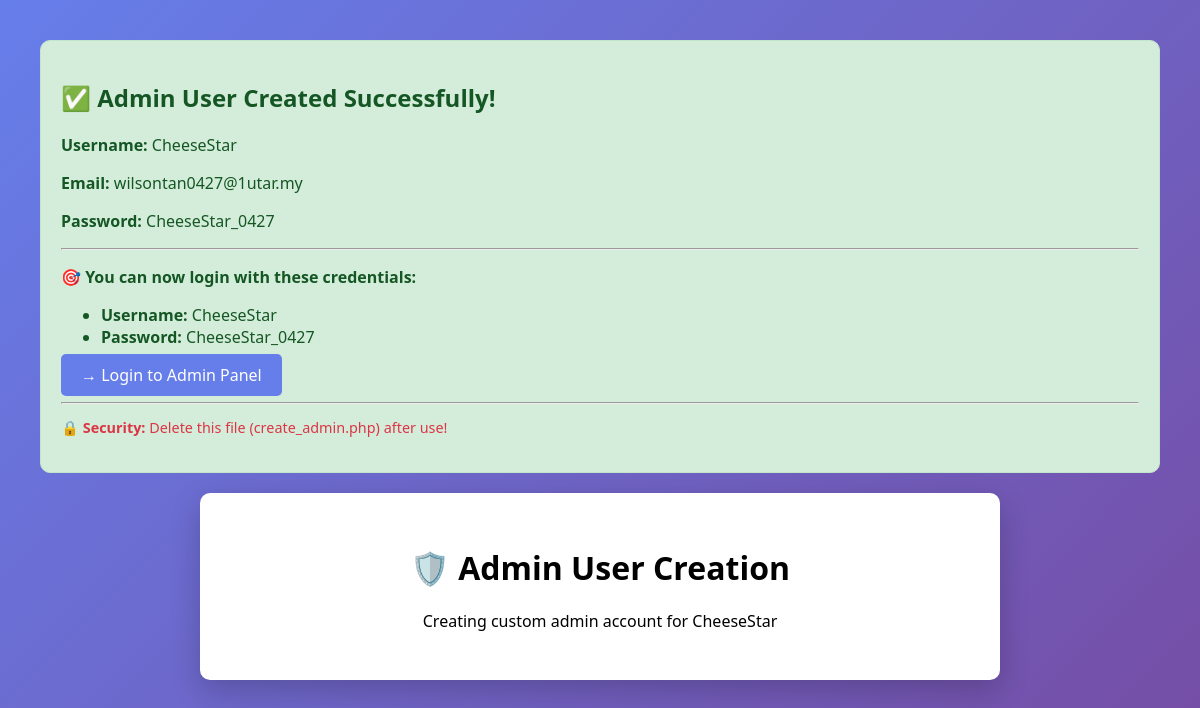
Before: /admin/create_admin.php with the older database file.
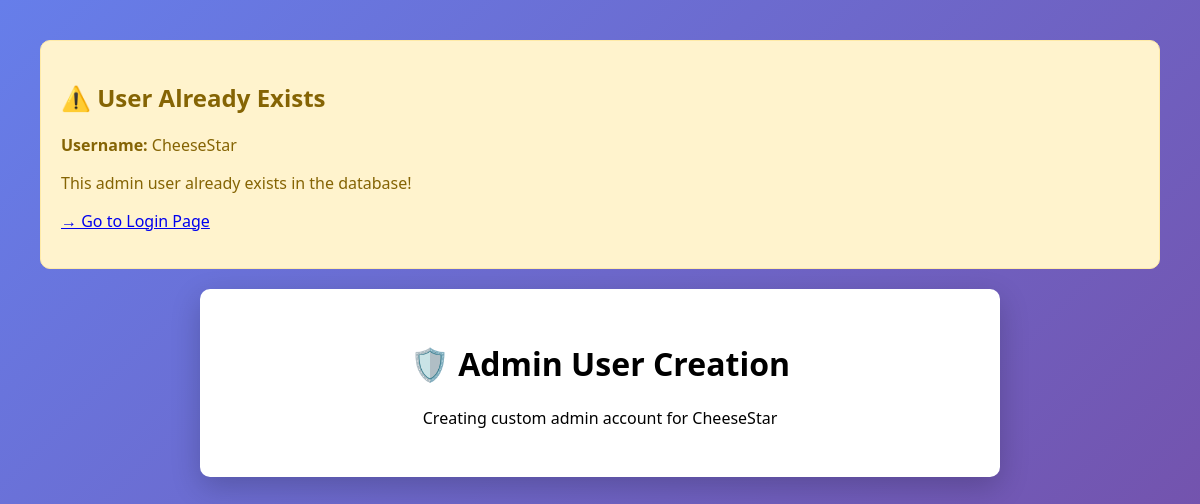
After: the same page with the newer database file.
### tables this page shows
CREATE TABLE `users` (
  `user_id` int(11) NOT NULL,
  `username` varchar(50) NOT NULL,
  `email` varchar(100) NOT NULL,
  `password` varchar(255) NOT NULL,
  `created_at` timestamp NOT NULL DEFAULT current_timestamp()
);

### admin/create_admin.php (the view, shortened to what this page needs)
<?php
$username = 'CheeseStar';
$email = 'wilsontan0427@1utar.my';
$password = 'CheeseStar_0427';
try {
    $db = new Database();
    $conn = $db->getConnection();
    $stmt = $conn->prepare("SELECT user_id, username FROM users WHERE username = ? OR email = ?");
    $stmt->execute([$username, $email]);
    $existing = $stmt->fetch();
    if ($existing) {
        echo "<div style='background: #fff3cd; color: #856404; padding: 20px; border-radius: 10px; margin: 20px; border: 1px solid #ffeaa7;'>";
        echo "<h2>⚠️ User Already Exists</h2>";
        echo "<p><strong>Username:</strong> " . htmlspecialchars($existing['username']) . "</p>";
        echo "<p>This admin user already exists in the database!</p>";
        echo "<p><a href='login.php'>→ Go to Login Page</a></p>";
        echo "</div>";
    } else {
        $hashedPassword = password_hash($password, PASSWORD_DEFAULT);
        $stmt = $conn->prepare("INSERT INTO users (username, email, password, created_at) VALUES (?, ?, ?, NOW())");
        $success = $stmt->execute([$username, $email, $hashedPassword]);
        if ($success) {
            echo "<div style='background: #d4edda; color: #155724; padding: 20px; border-radius: 10px; margin: 20px; border: 1px solid #c3e6cb;'>";
            echo "<h2>✅ Admin User Created Successfully!</h2>";
            echo "<p><strong>Username:</strong> " . htmlspecialchars($username) . "</p>";
            echo "<p><strong>Email:</strong> " . htmlspecialchars($email) . "</p>";
            echo "<p><strong>Password:</strong> " . htmlspecialchars($password) . "</p>";
            echo "<hr>";
            echo "<p><strong>🎯 You can now login with these credentials:</strong></p>";
            echo "<ul>";
            echo "<li><strong>Username:</strong> CheeseStar</li>";
            echo "<li><strong>Password:</strong> CheeseStar_0427</li>";
            echo "</ul>";
            echo "<p><a href='login.php' style='background: #667eea; color: white; padding: 10px 20px; text-decoration: none; border-radius: 5px;'>→ Login to Admin Panel</a></p>";
            echo "<hr>";
            echo "<p style='font-size: 0.9em; color: #dc3545;'><strong>🔒 Security:</strong> Delete this file (create_admin.php) after use!</p>";
            echo "</div>";
        } else {
            echo "<div style='background: #f8d7da; color: #721c24; padding: 20px; border-radius: 10px; margin: 20px; border: 1px solid #f5c6cb;'>";
            echo "<h2>❌ Error Creating User</h2>";
            echo "<p>Failed to create admin user. Please check database connection.</p>";
            echo "</div>";
        }
    }
} catch (Exception $e) {
    echo "<div style='background: #f8d7da; color: #721c24; padding: 20px; border-radius: 10px; margin: 20px; border: 1px solid #f5c6cb;'>";
    echo "<h2>❌ Database Error</h2>";
    echo "<p>Error: " . htmlspecialchars($e->getMessage()) . "</p>";
    echo "</div>";
}
?>
<!DOCTYPE html>
<html lang="en">
<head>
</head>
<body>
    <div class="container">
        <div class="header">
            <h1>🛡️ Admin User Creation</h1>
            <p>Creating custom admin account for CheeseStar</p>
        </div>
    </div>
</body>
</html>

Changed rows visible on the page:
added users: username "CheeseStar"
Other visible differences:
$username: "CheeseStar" → (not shown)
$email: "wilsontan0427@1utar.my" → (not shown)
$password: "CheeseStar_0427" → (not shown)
text no longer shown: "✅ Admin User Created Successfully! Email: Password: 🎯 You can now login with these credentials: CheeseStar Password: CheeseStar_0427 → Login to Admin Panel 🔒 Security: Delete this file (create_admin.php) after use!"
text now shown: "⚠️ User Already Exists This admin user already exists in the database! → Go to Login Page"
